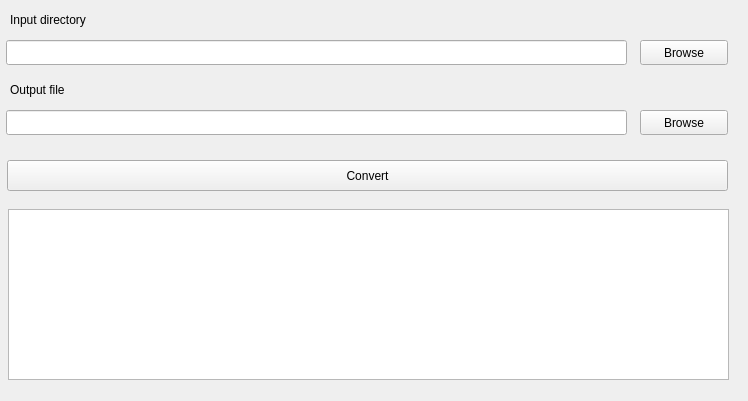
<?xml version="1.0" encoding="UTF-8"?>
<ui version="4.0">
 <class>bin2csv_qt</class>
 <widget class="QWidget" name="bin2csv_qt">
  <property name="geometry">
   <rect>
    <x>0</x>
    <y>0</y>
    <width>748</width>
    <height>401</height>
   </rect>
  </property>
  <property name="sizePolicy">
   <sizepolicy hsizetype="Fixed" vsizetype="Fixed">
    <horstretch>0</horstretch>
    <verstretch>0</verstretch>
   </sizepolicy>
  </property>
  <property name="minimumSize">
   <size>
    <width>748</width>
    <height>401</height>
   </size>
  </property>
  <property name="maximumSize">
   <size>
    <width>748</width>
    <height>401</height>
   </size>
  </property>
  <property name="windowTitle">
   <string>bin2csv</string>
  </property>
  <widget class="QLabel" name="label">
   <property name="geometry">
    <rect>
     <x>10</x>
     <y>10</y>
     <width>110</width>
     <height>20</height>
    </rect>
   </property>
   <property name="text">
    <string>Input directory</string>
   </property>
  </widget>
  <widget class="QLineEdit" name="lineEditInputDir">
   <property name="geometry">
    <rect>
     <x>6</x>
     <y>40</y>
     <width>621</width>
     <height>25</height>
    </rect>
   </property>
  </widget>
  <widget class="QPushButton" name="pushButtonInputDirBrowse">
   <property name="geometry">
    <rect>
     <x>640</x>
     <y>40</y>
     <width>88</width>
     <height>25</height>
    </rect>
   </property>
   <property name="text">
    <string>Browse</string>
   </property>
  </widget>
  <widget class="QPushButton" name="pushButtonOutputFileBrowse">
   <property name="geometry">
    <rect>
     <x>640</x>
     <y>110</y>
     <width>88</width>
     <height>25</height>
    </rect>
   </property>
   <property name="text">
    <string>Browse</string>
   </property>
  </widget>
  <widget class="QLineEdit" name="lineEditOutputFile">
   <property name="geometry">
    <rect>
     <x>6</x>
     <y>110</y>
     <width>621</width>
     <height>25</height>
    </rect>
   </property>
  </widget>
  <widget class="QLabel" name="label_2">
   <property name="geometry">
    <rect>
     <x>10</x>
     <y>80</y>
     <width>111</width>
     <height>20</height>
    </rect>
   </property>
   <property name="text">
    <string>Output file</string>
   </property>
  </widget>
  <widget class="QPushButton" name="pushButtonConvert">
   <property name="geometry">
    <rect>
     <x>7</x>
     <y>160</y>
     <width>721</width>
     <height>31</height>
    </rect>
   </property>
   <property name="text">
    <string>Convert</string>
   </property>
  </widget>
  <widget class="QTextEdit" name="textEditConversionProgress">
   <property name="geometry">
    <rect>
     <x>8</x>
     <y>209</y>
     <width>721</width>
     <height>171</height>
    </rect>
   </property>
  </widget>
 </widget>
 <resources/>
 <connections/>
</ui>
